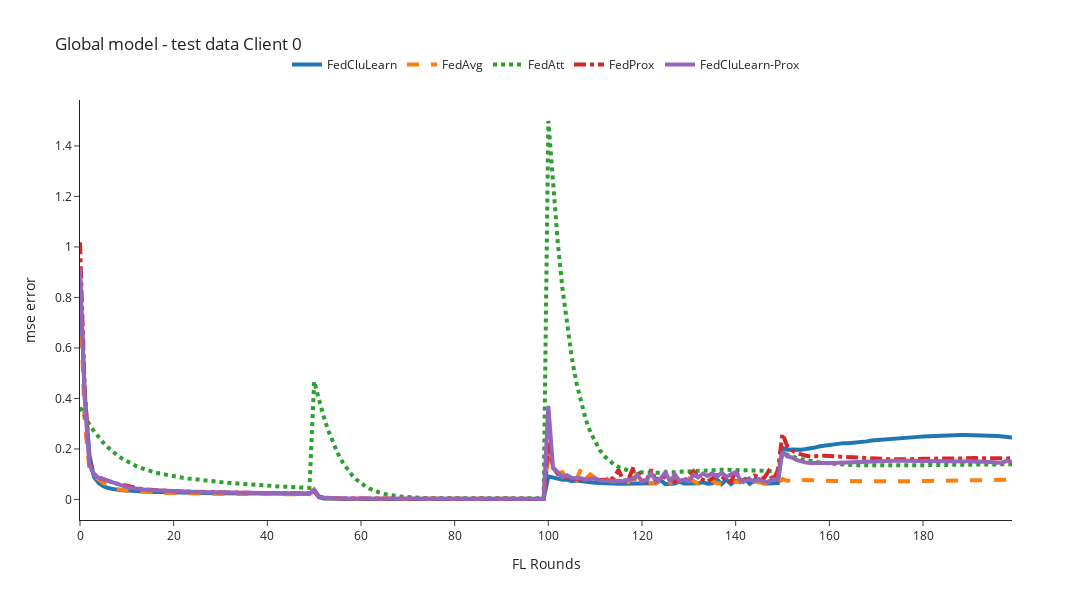
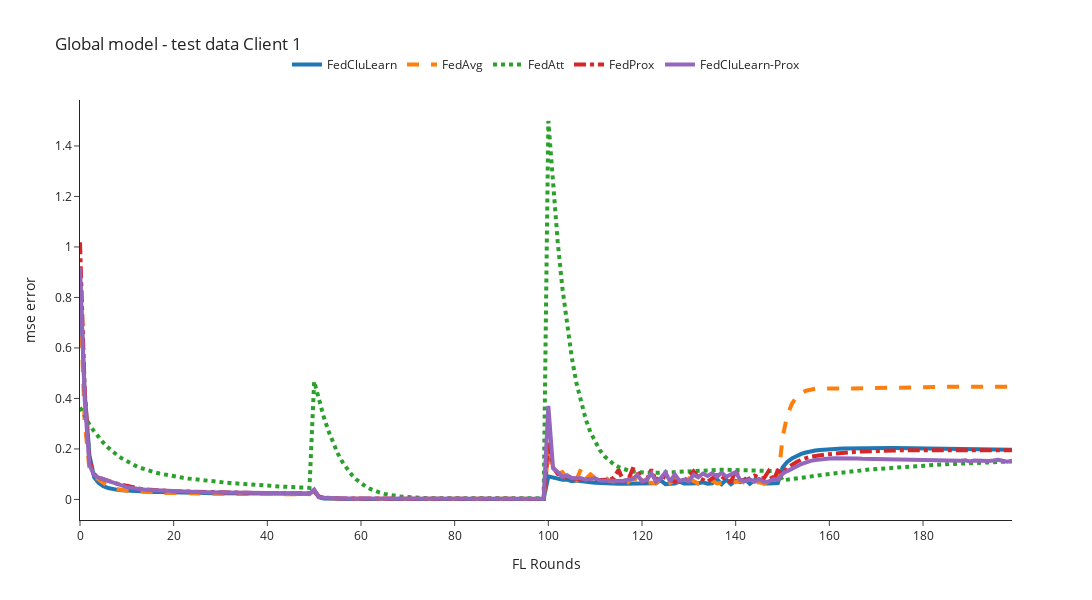

Notebook code for these charts, in order:
### Code cell
mse_column='mse'
for client_id in [0,1,2]:
    n_rounds, y = preprocessing_results(filenames=global_filenames, client_id=client_id,mse_column=mse_column)
    plot_plotly(n_rounds, y, title=f'Global model - test data Client {client_id}', y_axis_title=f'{mse_column} error')

### Figure 1 — Plotly figure (JSON) as saved in the notebook; plotly's stock layout.template omitted (floating-point values rounded to 4 significant figures; data arrays with more than 128 entries replaced by an {"elided": "..."} marker saying what was removed)
{"data": [{"line": {"dash": "solid", "width": 4}, "mode": "lines", "name": "FedCluLearn", "type": "scatter", "x": {"elided": "201 int values"}, "y": {"elided": "200 float values"}}, {"line": {"dash": "dash", "width": 4}, "mode": "lines", "name": "FedAvg", "type": "scatter", "x": {"elided": "201 int values"}, "y": {"elided": "200 float values"}}, {"line": {"dash": "dot", "width": 4}, "mode": "lines", "name": "FedAtt", "type": "scatter", "x": {"elided": "201 int values"}, "y": {"elided": "200 float values"}}, {"line": {"dash": "dashdot", "width": 4}, "mode": "lines", "name": "FedProx", "type": "scatter", "x": {"elided": "201 int values"}, "y": {"elided": "200 float values"}}, {"line": {"dash": "solid", "width": 4}, "mode": "lines", "name": "FedCluLearn-Prox", "type": "scatter", "x": {"elided": "201 int values"}, "y": {"elided": "200 float values"}}], "layout": {"height": 600, "legend": {"orientation": "h", "x": 0.5, "xanchor": "center", "y": 1.05, "yanchor": "bottom"}, "title": {"text": "Global model - test data Client 0"}, "width": 1200, "xaxis": {"autorange": true, "range": [0, 199], "title": {"text": "FL Rounds"}, "type": "linear"}, "yaxis": {"autorange": true, "range": [-0.08144, 1.582], "title": {"text": "mse error"}, "type": "linear"}}}

### Figure 2 — Plotly figure (JSON) as saved in the notebook; plotly's stock layout.template omitted (floating-point values rounded to 4 significant figures; data arrays with more than 128 entries replaced by an {"elided": "..."} marker saying what was removed)
{"data": [{"line": {"dash": "solid", "width": 4}, "mode": "lines", "name": "FedCluLearn", "type": "scatter", "x": {"elided": "201 int values"}, "y": {"elided": "200 float values"}}, {"line": {"dash": "dash", "width": 4}, "mode": "lines", "name": "FedAvg", "type": "scatter", "x": {"elided": "201 int values"}, "y": {"elided": "200 float values"}}, {"line": {"dash": "dot", "width": 4}, "mode": "lines", "name": "FedAtt", "type": "scatter", "x": {"elided": "201 int values"}, "y": {"elided": "200 float values"}}, {"line": {"dash": "dashdot", "width": 4}, "mode": "lines", "name": "FedProx", "type": "scatter", "x": {"elided": "201 int values"}, "y": {"elided": "200 float values"}}, {"line": {"dash": "solid", "width": 4}, "mode": "lines", "name": "FedCluLearn-Prox", "type": "scatter", "x": {"elided": "201 int values"}, "y": {"elided": "200 float values"}}], "layout": {"height": 600, "legend": {"orientation": "h", "x": 0.5, "xanchor": "center", "y": 1.05, "yanchor": "bottom"}, "title": {"text": "Global model - test data Client 1"}, "width": 1200, "xaxis": {"autorange": true, "range": [0, 199], "title": {"text": "FL Rounds"}, "type": "linear"}, "yaxis": {"autorange": true, "range": [-0.08144, 1.582], "title": {"text": "mse error"}, "type": "linear"}}}
